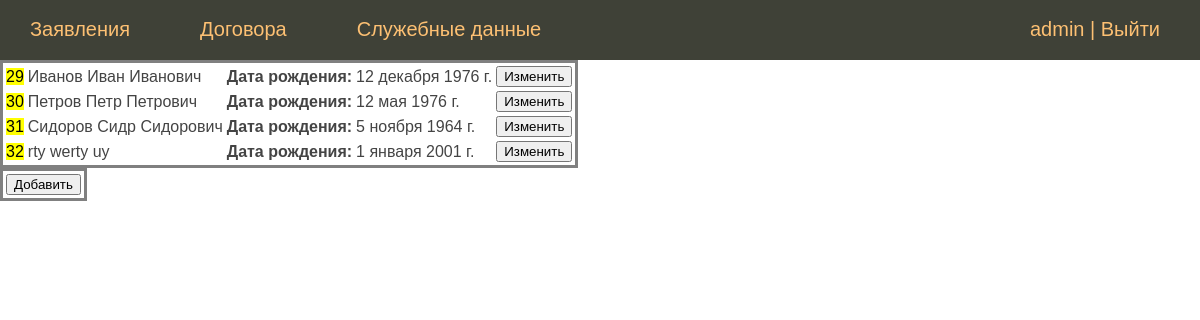
Before: /person/person_list/ (signed in) with the older database file.
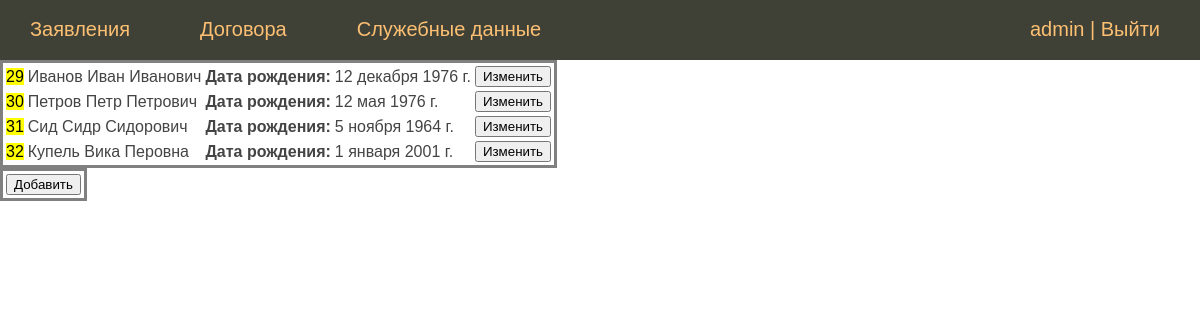
After: the same page with the newer database file.
### person/models.py (models this page shows, shortened)
class Person(models.Model):
    second_name = models.CharField(max_length=50, verbose_name='Фамилия')
    first_name = models.CharField(max_length=50, verbose_name='Имя')
    patronymic = models.CharField(max_length=50, blank=True, null=True, verbose_name='Отчество')
    date_of_bird = models.DateField(blank=True, null=True, verbose_name='Дата рождения')
    phone_number = models.IntegerField(max_length=11, blank=True, null=True, verbose_name='Телефон')
    residence_address = models.OneToOneField(ResidenceAddress, on_delete=models.CASCADE,
                                             blank=True, null=True, verbose_name='Адрес проживания')
    passport = models.OneToOneField(Passport, on_delete=models.CASCADE,
                                    blank=True, null=True, verbose_name='паспортные данные')
    class Meta:
        verbose_name = 'ФИО'
        verbose_name_plural = 'ФИО'

### person/views.py (the view)
# urls.py: path('person_list/', views.PersonView.as_view(), name='person_list'),
class PersonView(ListView):
    model = Person
    template_name = 'person/person_list.html'
    context_object_name = 'pers'
    def get_context_data(self, *, object_list=None, **kwargs):
        context = super().get_context_data(**kwargs)
        context['title'] = 'Заявители'
        return context

### person/templates/person/person_list.html
{% extends 'sobnushdi/base.html' %}
{% block content %}
{% if request.user.is_authenticated %}
<table>
{% for p in pers %}
    <tr>
        <td><mark>{{ p.pk }}</mark></td>
        <td>{{ p.second_name }} {{ p.first_name }} {{ p.patronymic }}</td>
        <td><b>Дата рождения:</b></td><td> {{ p.date_of_bird }}</td>
        <td>
            <form action="{% url 'person_mod' p.pk %}">
                <button type="submit">Изменить</button>
            </form>
        </td>
</tr>
    {% endfor %}
</table>
<table>
<tr>
    <td><form action="{% url 'person_add' %}"><button type="submit">Добавить</button></form></td>
</tr>
</table>
{% else %}
<p>Авторизуйтесь</p>
 {% endif %}
{% endblock %}

Changed rows visible on the page:
changed Person "Сидр": second_name "Сидоров" → "Сид"
changed Person id 32: second_name "rty" → "Купель"; first_name "werty" → "Вика"; patronymic "uy" → "Перовна"
